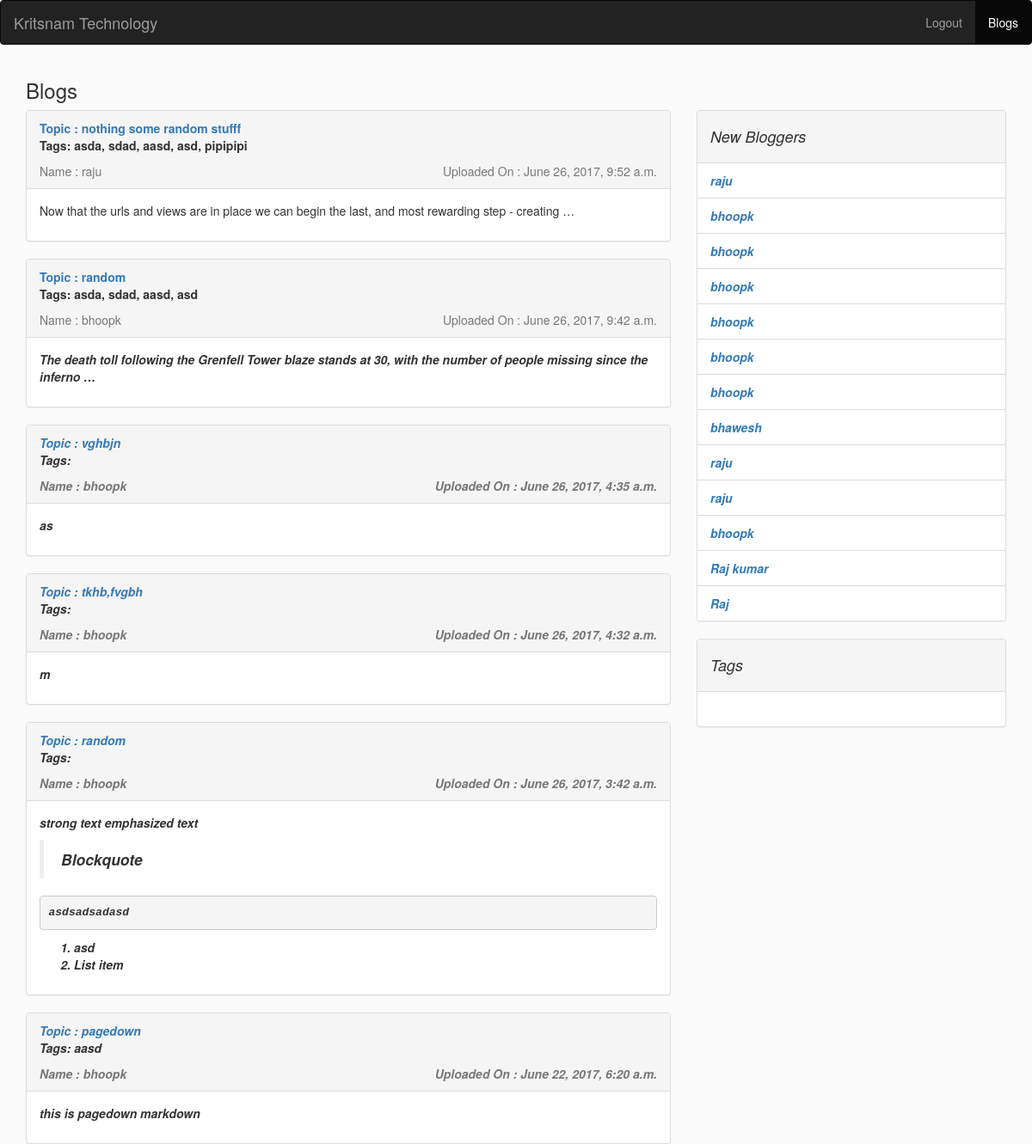
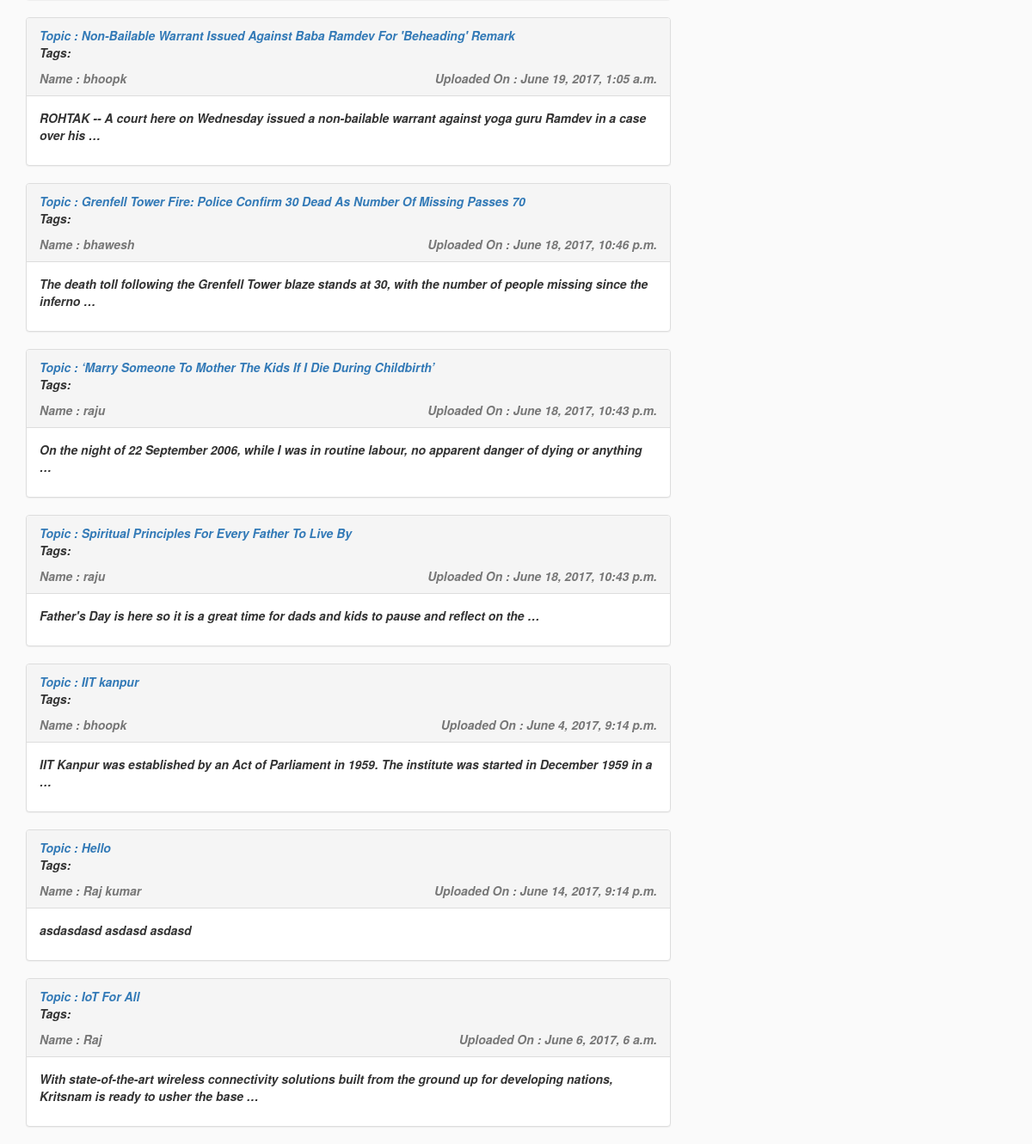
/blogs/, run on an earlier commit of the app's database (2 pictures, top to bottom).
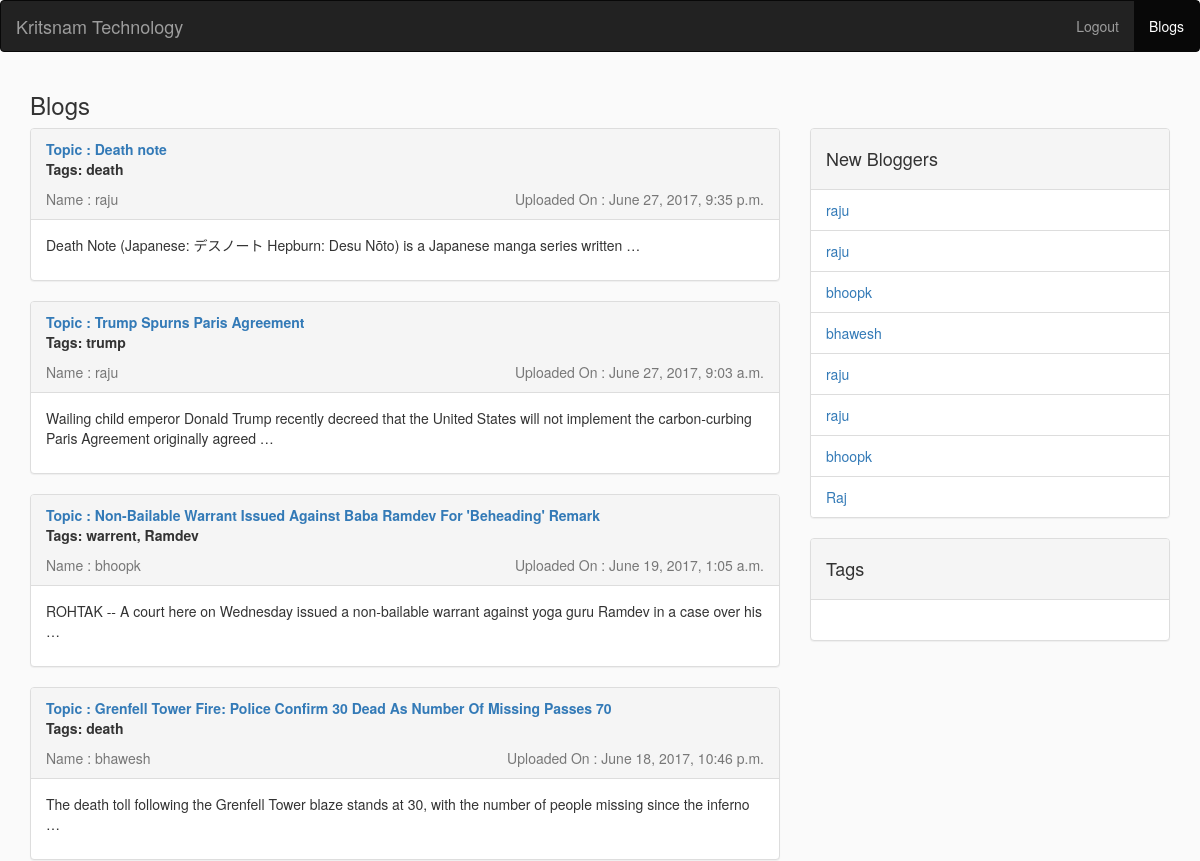
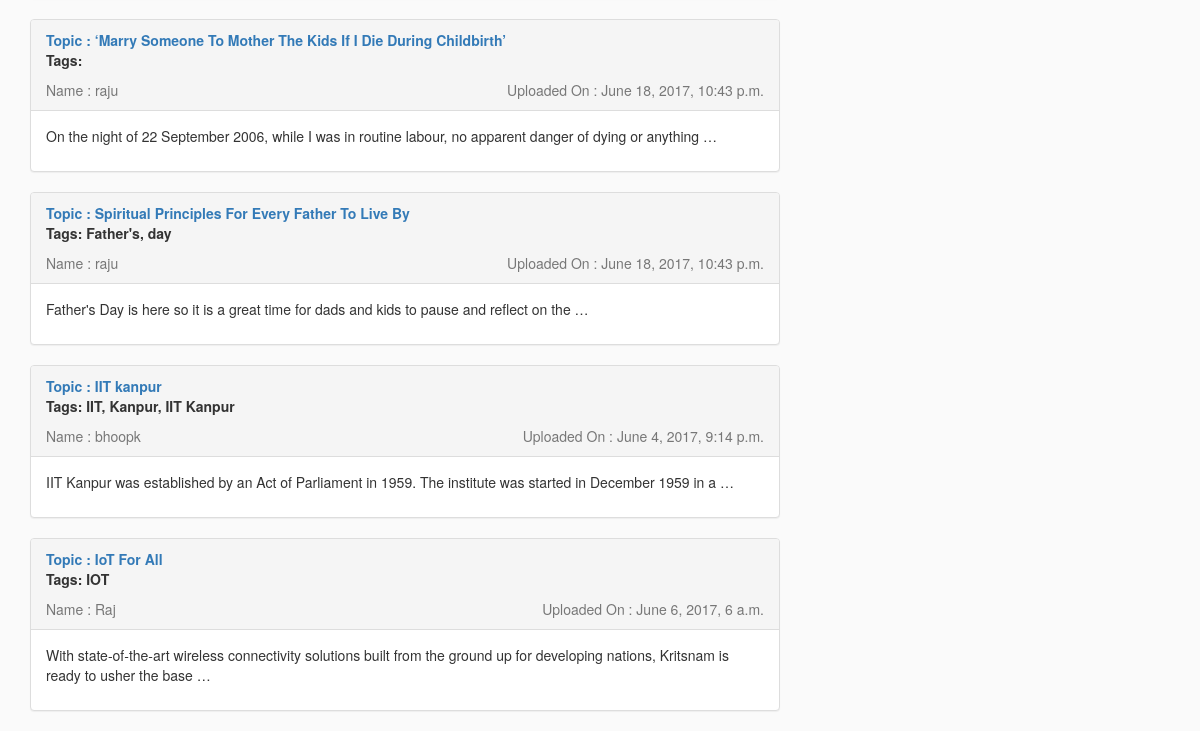
And on a later commit of the database (2 pictures, top to bottom).
### blogs/models.py (models this page shows, shortened)
class Blogs(models.Model):
	name = models.CharField(max_length=20)
	topic = models.CharField(max_length=100)
	content = models.TextField()
	uploadtime = models.DateTimeField(default="nothing")
	tags = TaggableManager()

### blogs/views.py (the view)
# urls.py: url(r'^blogs/$',views.blogs,name='blogs'),
def blogs(request):
		all_blogs = Blogs.objects.all().order_by('-pk');
		return render(request,'blogs/blogs.html',{'blogs':all_blogs})

### blogs/templates/blogs/blogs.html (shortened to what this page needs)
{% load staticfiles %}
{% load markdown_deux_tags %}
{% load taggit_templatetags2_tags %}
<link rel="stylesheet" href="https://maxcdn.bootstrapcdn.com/bootstrap/3.3.7/css/bootstrap.min.css">
<link rel="stylesheet" type="text/css" href="{% static 'blogs/stylesheet/style.css' %}">
<nav class="navbar navbar-inverse">
  <div class="container-fluid">
    <div class="navbar-header">
      <a class="navbar-brand" href="/">Kritsnam Technology</a>
    </div>
    <ul class="nav navbar-nav navbar-right">
      <li class=""><a href="/logout">Logout</a></li>
      <li class="active"><a href="">Blogs</a></li>
    </ul>
  </div>
</nav>
<div class="container">
    <div class="row">
        <div class="col-sm-12">
        <h3>Blogs</h3>
        </div>
    </div>
    <div class="row">
        <div class="col-sm-12 col-md-8">
        {% for blog in blogs %}
            <div class="panel panel-default">
                <div class="panel-heading">
                    <strong><a href="/blogs/{{blog.topic}}">Topic : {{blog.topic}}</a></strong><br>
                    <strong><p class="tags">Tags: {{ blog.tags.all|join:", " }}</p></strong>
                    <span class="text-muted">Name : {{blog.name}}</</span>
                    <span style="float: right;" class="text-muted">Uploaded On : {{blog.uploadtime}}</</span>
                </div>
                <div class="panel-body">
                    {{ blog.content| markdown |truncatewords:20 }}
                </div>
            </div>
        {% endfor %}
        </div>
        <div class="col-md-4 col-sm-12">
            <div class="panel panel-default">
                <div class="panel-heading">
                    <h4>New Bloggers</h4>
                </div>
                <ul class="list-group">
                {% for blogger in blogs %}
                    <li class="list-group-item"><a href="/bloggers/{{blogger.name}}">{{blogger.name}}</a></li>
                 {% endfor %}
                </ul>
            </div>
           <div class="panel panel-default">
                <div class="panel-heading">
                    <h4>Tags</h4>
                </div>
                <div class="panel-body">
                </div>
            </div>
        </div>
    </div>
</div>

What changed in the data, as far as the page shows it:
removed Blogs: topic "nothing some random stufff", tags.all "asda, sdad, aasd, asd, pipipipi", name "raju", uploadtime "June 26, 2017, 9:52 a.m.", content "Now that the urls and views are in place we can begin the last, and most rewarding step - creating …"
removed Blogs: topic "random", tags.all "asda, sdad, aasd, asd", name "bhoopk", uploadtime "June 26, 2017, 9:42 a.m.", content "The death toll following the Grenfell Tower blaze stands at 30, with the number of people missing since the inferno …"
removed Blogs: topic "vghbjn", name "bhoopk", uploadtime "June 26, 2017, 4:35 a.m.", content "as"
removed Blogs: topic "tkhb,fvgbh", name "bhoopk", uploadtime "June 26, 2017, 4:32 a.m.", content "m"
removed Blogs: topic "random", name "bhoopk", uploadtime "June 26, 2017, 3:42 a.m.", content "strong text emphasized text Blockquote asdsadsadasd asd List item"
removed Blogs: topic "pagedown", tags.all "aasd", name "bhoopk", uploadtime "June 22, 2017, 6:20 a.m.", content "this is pagedown markdown"
removed Blogs: topic "Hello", name "Raj kumar", uploadtime "June 14, 2017, 9:14 p.m.", content "asdasdasd asdasd asdasd"
added Blogs: topic "Death note", tags.all "death", name "raju", uploadtime "June 27, 2017, 9:35 p.m.", content "Death Note (Japanese: デスノート Hepburn: Desu Nōto) is a Japanese manga series written …"
added Blogs: topic "Trump Spurns Paris Agreement", tags.all "trump", name "raju", uploadtime "June 27, 2017, 9:03 a.m.", content "Wailing child emperor Donald Trump recently decreed that the United States will not implement the carbon-curbing Paris Agreement originally agreed …"
changed Blogs "Non-Bailable Warrant Issued Against Baba Ramdev For 'Beheading' Remark": tags.all (not shown) → "warrent, Ramdev"
changed Blogs "Grenfell Tower Fire: Police Confirm 30 Dead As Number Of Missing Passes 70": tags.all (not shown) → "death"
changed Blogs "Spiritual Principles For Every Father To Live By": tags.all (not shown) → "Father's, day"
shown differently, row unchanged: Blogs "IIT kanpur": tags.all (not shown) → "IIT, Kanpur, IIT Kanpur"
shown differently, row unchanged: Blogs "IoT For All": tags.all (not shown) → "IOT"
